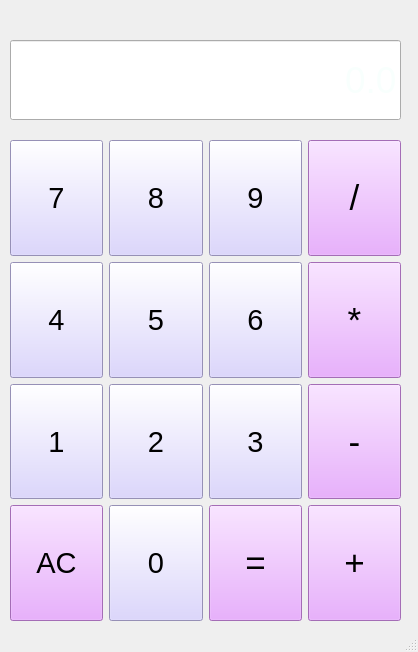
<?xml version="1.0" encoding="UTF-8"?>
<ui version="4.0">
 <class>Calculator</class>
 <widget class="QMainWindow" name="Calculator">
  <property name="geometry">
   <rect>
    <x>0</x>
    <y>0</y>
    <width>418</width>
    <height>652</height>
   </rect>
  </property>
  <property name="windowTitle">
   <string>Edu-Hive</string>
  </property>
  <property name="windowIcon">
   <iconset resource="Resource.qrc">
    <normaloff>:/image/Application_Icon_48.png</normaloff>:/image/Application_Icon_48.png</iconset>
  </property>
  <property name="styleSheet">
   <string notr="true">background-image:url(:/image/depositphotos_4288199-stock-photo-modern-studio-background.jpg);
color:rgb(248, 255, 253);</string>
  </property>
  <widget class="QWidget" name="centralwidget">
   <widget class="QWidget" name="gridLayoutWidget">
    <property name="geometry">
     <rect>
      <x>10</x>
      <y>140</y>
      <width>391</width>
      <height>481</height>
     </rect>
    </property>
    <property name="font">
     <font>
      <pointsize>18</pointsize>
     </font>
    </property>
    <layout class="QGridLayout" name="gridLayout">
     <item row="2" column="0">
      <widget class="QPushButton" name="btn1">
       <property name="sizePolicy">
        <sizepolicy hsizetype="Preferred" vsizetype="Preferred">
         <horstretch>0</horstretch>
         <verstretch>0</verstretch>
        </sizepolicy>
       </property>
       <property name="font">
        <font>
         <pointsize>22</pointsize>
        </font>
       </property>
       <property name="cursor">
        <cursorShape>PointingHandCursor</cursorShape>
       </property>
       <property name="autoFillBackground">
        <bool>false</bool>
       </property>
       <property name="styleSheet">
        <string notr="true">QPushButton{
background:rgb(210, 202, 255);
color:rgb(0, 0, 0);}
QPushButton:pressed{
background:rgb(218, 194, 255);
border:1px solid gray;
padding:5px;
}</string>
       </property>
       <property name="text">
        <string>1</string>
       </property>
      </widget>
     </item>
     <item row="0" column="1">
      <widget class="QPushButton" name="btn8">
       <property name="sizePolicy">
        <sizepolicy hsizetype="Preferred" vsizetype="Preferred">
         <horstretch>0</horstretch>
         <verstretch>0</verstretch>
        </sizepolicy>
       </property>
       <property name="font">
        <font>
         <pointsize>22</pointsize>
        </font>
       </property>
       <property name="cursor">
        <cursorShape>PointingHandCursor</cursorShape>
       </property>
       <property name="autoFillBackground">
        <bool>false</bool>
       </property>
       <property name="styleSheet">
        <string notr="true">QPushButton{
background:rgb(210, 202, 255);
color:rgb(0, 0, 0);}
QPushButton:pressed{
background:rgb(218, 194, 255);
border:1px solid gray;
padding:5px;
}</string>
       </property>
       <property name="text">
        <string>8</string>
       </property>
      </widget>
     </item>
     <item row="3" column="3">
      <widget class="QPushButton" name="btnadd">
       <property name="sizePolicy">
        <sizepolicy hsizetype="Preferred" vsizetype="Preferred">
         <horstretch>0</horstretch>
         <verstretch>0</verstretch>
        </sizepolicy>
       </property>
       <property name="font">
        <font>
         <pointsize>26</pointsize>
        </font>
       </property>
       <property name="cursor">
        <cursorShape>PointingHandCursor</cursorShape>
       </property>
       <property name="autoFillBackground">
        <bool>false</bool>
       </property>
       <property name="styleSheet">
        <string notr="true">QPushButton{
background:rgb(229, 152, 255);
color:rgb(0, 0, 0);}
QPushButton:pressed{
background:rgb(218, 194, 255);
border:1px solid gray;
padding:5px;
}</string>
       </property>
       <property name="text">
        <string>+</string>
       </property>
      </widget>
     </item>
     <item row="1" column="1">
      <widget class="QPushButton" name="btn5">
       <property name="sizePolicy">
        <sizepolicy hsizetype="Preferred" vsizetype="Preferred">
         <horstretch>0</horstretch>
         <verstretch>0</verstretch>
        </sizepolicy>
       </property>
       <property name="font">
        <font>
         <pointsize>22</pointsize>
        </font>
       </property>
       <property name="cursor">
        <cursorShape>PointingHandCursor</cursorShape>
       </property>
       <property name="autoFillBackground">
        <bool>false</bool>
       </property>
       <property name="styleSheet">
        <string notr="true">QPushButton{
background:rgb(210, 202, 255);
color:rgb(0, 0, 0);}
QPushButton:pressed{
background:rgb(218, 194, 255);
border:1px solid gray;
padding:5px;
}</string>
       </property>
       <property name="text">
        <string>5</string>
       </property>
      </widget>
     </item>
     <item row="1" column="3">
      <widget class="QPushButton" name="btnmul">
       <property name="sizePolicy">
        <sizepolicy hsizetype="Preferred" vsizetype="Preferred">
         <horstretch>0</horstretch>
         <verstretch>0</verstretch>
        </sizepolicy>
       </property>
       <property name="font">
        <font>
         <pointsize>26</pointsize>
        </font>
       </property>
       <property name="cursor">
        <cursorShape>PointingHandCursor</cursorShape>
       </property>
       <property name="autoFillBackground">
        <bool>false</bool>
       </property>
       <property name="styleSheet">
        <string notr="true">QPushButton{
background:rgb(229, 152, 255);
color:rgb(0, 0, 0);}
QPushButton:pressed{
background:rgb(218, 194, 255);
border:1px solid gray;
padding:5px;
}</string>
       </property>
       <property name="text">
        <string>*</string>
       </property>
      </widget>
     </item>
     <item row="3" column="0">
      <widget class="QPushButton" name="btnclear">
       <property name="sizePolicy">
        <sizepolicy hsizetype="Preferred" vsizetype="Preferred">
         <horstretch>0</horstretch>
         <verstretch>0</verstretch>
        </sizepolicy>
       </property>
       <property name="font">
        <font>
         <pointsize>22</pointsize>
        </font>
       </property>
       <property name="cursor">
        <cursorShape>PointingHandCursor</cursorShape>
       </property>
       <property name="autoFillBackground">
        <bool>false</bool>
       </property>
       <property name="styleSheet">
        <string notr="true">QPushButton{
background:rgb(229, 152, 255);
color:rgb(0, 0, 0);}
QPushButton:pressed{
background:rgb(218, 194, 255);
border:1px solid gray;
padding:5px;
}</string>
       </property>
       <property name="text">
        <string>AC</string>
       </property>
      </widget>
     </item>
     <item row="2" column="3">
      <widget class="QPushButton" name="btnsub">
       <property name="sizePolicy">
        <sizepolicy hsizetype="Preferred" vsizetype="Preferred">
         <horstretch>0</horstretch>
         <verstretch>0</verstretch>
        </sizepolicy>
       </property>
       <property name="font">
        <font>
         <pointsize>26</pointsize>
        </font>
       </property>
       <property name="cursor">
        <cursorShape>PointingHandCursor</cursorShape>
       </property>
       <property name="autoFillBackground">
        <bool>false</bool>
       </property>
       <property name="styleSheet">
        <string notr="true">QPushButton{
background:rgb(229, 152, 255);
color:rgb(0, 0, 0);}
QPushButton:pressed{
background:rgb(218, 194, 255);
border:1px solid gray;
padding:5px;
}</string>
       </property>
       <property name="text">
        <string>-</string>
       </property>
      </widget>
     </item>
     <item row="3" column="1">
      <widget class="QPushButton" name="btn0">
       <property name="sizePolicy">
        <sizepolicy hsizetype="Preferred" vsizetype="Preferred">
         <horstretch>0</horstretch>
         <verstretch>0</verstretch>
        </sizepolicy>
       </property>
       <property name="font">
        <font>
         <pointsize>22</pointsize>
        </font>
       </property>
       <property name="cursor">
        <cursorShape>PointingHandCursor</cursorShape>
       </property>
       <property name="autoFillBackground">
        <bool>false</bool>
       </property>
       <property name="styleSheet">
        <string notr="true">QPushButton{
background:rgb(210, 202, 255);
color:rgb(0, 0, 0);}
QPushButton:pressed{
background:rgb(218, 194, 255);
border:1px solid gray;
padding:5px;
}</string>
       </property>
       <property name="text">
        <string>0</string>
       </property>
      </widget>
     </item>
     <item row="0" column="3">
      <widget class="QPushButton" name="btndiv">
       <property name="sizePolicy">
        <sizepolicy hsizetype="Preferred" vsizetype="Preferred">
         <horstretch>0</horstretch>
         <verstretch>0</verstretch>
        </sizepolicy>
       </property>
       <property name="font">
        <font>
         <pointsize>26</pointsize>
        </font>
       </property>
       <property name="cursor">
        <cursorShape>PointingHandCursor</cursorShape>
       </property>
       <property name="autoFillBackground">
        <bool>false</bool>
       </property>
       <property name="styleSheet">
        <string notr="true">QPushButton{
background:rgb(229, 152, 255);
color:rgb(0, 0, 0);}
QPushButton:pressed{
background:rgb(218, 194, 255);
border:1px solid gray;
padding:5px;
}</string>
       </property>
       <property name="text">
        <string>/</string>
       </property>
      </widget>
     </item>
     <item row="0" column="2">
      <widget class="QPushButton" name="btn9">
       <property name="sizePolicy">
        <sizepolicy hsizetype="Preferred" vsizetype="Preferred">
         <horstretch>0</horstretch>
         <verstretch>0</verstretch>
        </sizepolicy>
       </property>
       <property name="font">
        <font>
         <pointsize>22</pointsize>
        </font>
       </property>
       <property name="cursor">
        <cursorShape>PointingHandCursor</cursorShape>
       </property>
       <property name="autoFillBackground">
        <bool>false</bool>
       </property>
       <property name="styleSheet">
        <string notr="true">QPushButton{
background:rgb(210, 202, 255);
color:rgb(0, 0, 0);}
QPushButton:pressed{
background:rgb(218, 194, 255);
border:1px solid gray;
padding:5px;
}</string>
       </property>
       <property name="text">
        <string>9</string>
       </property>
      </widget>
     </item>
     <item row="2" column="2">
      <widget class="QPushButton" name="btn3">
       <property name="sizePolicy">
        <sizepolicy hsizetype="Preferred" vsizetype="Preferred">
         <horstretch>0</horstretch>
         <verstretch>0</verstretch>
        </sizepolicy>
       </property>
       <property name="font">
        <font>
         <pointsize>22</pointsize>
        </font>
       </property>
       <property name="cursor">
        <cursorShape>PointingHandCursor</cursorShape>
       </property>
       <property name="autoFillBackground">
        <bool>false</bool>
       </property>
       <property name="styleSheet">
        <string notr="true">QPushButton{
background:rgb(210, 202, 255);
color:rgb(0, 0, 0);}
QPushButton:pressed{
background:rgb(218, 194, 255);
border:1px solid gray;
padding:5px;
}</string>
       </property>
       <property name="text">
        <string>3</string>
       </property>
      </widget>
     </item>
     <item row="1" column="0">
      <widget class="QPushButton" name="btn4">
       <property name="sizePolicy">
        <sizepolicy hsizetype="Preferred" vsizetype="Preferred">
         <horstretch>0</horstretch>
         <verstretch>0</verstretch>
        </sizepolicy>
       </property>
       <property name="font">
        <font>
         <pointsize>22</pointsize>
        </font>
       </property>
       <property name="cursor">
        <cursorShape>PointingHandCursor</cursorShape>
       </property>
       <property name="autoFillBackground">
        <bool>false</bool>
       </property>
       <property name="styleSheet">
        <string notr="true">QPushButton{
background:rgb(210, 202, 255);
color:rgb(0, 0, 0);}
QPushButton:pressed{
background:rgb(218, 194, 255);
border:1px solid gray;
padding:5px;
}</string>
       </property>
       <property name="text">
        <string>4</string>
       </property>
      </widget>
     </item>
     <item row="1" column="2">
      <widget class="QPushButton" name="btn6">
       <property name="sizePolicy">
        <sizepolicy hsizetype="Preferred" vsizetype="Preferred">
         <horstretch>0</horstretch>
         <verstretch>0</verstretch>
        </sizepolicy>
       </property>
       <property name="font">
        <font>
         <pointsize>22</pointsize>
        </font>
       </property>
       <property name="cursor">
        <cursorShape>PointingHandCursor</cursorShape>
       </property>
       <property name="autoFillBackground">
        <bool>false</bool>
       </property>
       <property name="styleSheet">
        <string notr="true">QPushButton{
background:rgb(210, 202, 255);
color:rgb(0, 0, 0);}
QPushButton:pressed{
background:rgb(218, 194, 255);
border:1px solid gray;
padding:5px;
}</string>
       </property>
       <property name="text">
        <string>6</string>
       </property>
      </widget>
     </item>
     <item row="3" column="2">
      <widget class="QPushButton" name="equal">
       <property name="sizePolicy">
        <sizepolicy hsizetype="Preferred" vsizetype="Preferred">
         <horstretch>0</horstretch>
         <verstretch>0</verstretch>
        </sizepolicy>
       </property>
       <property name="font">
        <font>
         <pointsize>26</pointsize>
        </font>
       </property>
       <property name="cursor">
        <cursorShape>PointingHandCursor</cursorShape>
       </property>
       <property name="autoFillBackground">
        <bool>false</bool>
       </property>
       <property name="styleSheet">
        <string notr="true">QPushButton{
background:rgb(229, 152, 255);
color:rgb(0, 0, 0);}
QPushButton:pressed{
background:rgb(218, 194, 255);
border:1px solid gray;
padding:5px;
}</string>
       </property>
       <property name="text">
        <string>=</string>
       </property>
      </widget>
     </item>
     <item row="0" column="0">
      <widget class="QPushButton" name="btn7">
       <property name="sizePolicy">
        <sizepolicy hsizetype="Preferred" vsizetype="Preferred">
         <horstretch>0</horstretch>
         <verstretch>0</verstretch>
        </sizepolicy>
       </property>
       <property name="font">
        <font>
         <pointsize>22</pointsize>
        </font>
       </property>
       <property name="cursor">
        <cursorShape>PointingHandCursor</cursorShape>
       </property>
       <property name="autoFillBackground">
        <bool>false</bool>
       </property>
       <property name="styleSheet">
        <string notr="true">QPushButton{
background:rgb(210, 202, 255);
color:rgb(0, 0, 0);}
QPushButton:pressed{
background:rgb(218, 194, 255);
border:1px solid gray;
padding:5px;
}</string>
       </property>
       <property name="text">
        <string>7</string>
       </property>
      </widget>
     </item>
     <item row="2" column="1">
      <widget class="QPushButton" name="btn2">
       <property name="sizePolicy">
        <sizepolicy hsizetype="Preferred" vsizetype="Preferred">
         <horstretch>0</horstretch>
         <verstretch>0</verstretch>
        </sizepolicy>
       </property>
       <property name="font">
        <font>
         <pointsize>22</pointsize>
        </font>
       </property>
       <property name="cursor">
        <cursorShape>PointingHandCursor</cursorShape>
       </property>
       <property name="autoFillBackground">
        <bool>false</bool>
       </property>
       <property name="styleSheet">
        <string notr="true">QPushButton{
background:rgb(210, 202, 255);
color:rgb(0, 0, 0);}
QPushButton:pressed{
background:rgb(218, 194, 255);
border:1px solid gray;
padding:5px;
}</string>
       </property>
       <property name="text">
        <string>2</string>
       </property>
      </widget>
     </item>
    </layout>
   </widget>
   <widget class="QWidget" name="verticalLayoutWidget">
    <property name="geometry">
     <rect>
      <x>10</x>
      <y>40</y>
      <width>391</width>
      <height>80</height>
     </rect>
    </property>
    <layout class="QVBoxLayout" name="verticalLayout">
     <item>
      <widget class="QLineEdit" name="display">
       <property name="sizePolicy">
        <sizepolicy hsizetype="Preferred" vsizetype="Expanding">
         <horstretch>0</horstretch>
         <verstretch>0</verstretch>
        </sizepolicy>
       </property>
       <property name="font">
        <font>
         <pointsize>28</pointsize>
        </font>
       </property>
       <property name="styleSheet">
        <string notr="true">QPushButton{
background:rgb(187, 196, 255)
}
color:rgb(248, 255, 253);</string>
       </property>
       <property name="text">
        <string>0.0</string>
       </property>
       <property name="alignment">
        <set>Qt::AlignRight|Qt::AlignTrailing|Qt::AlignVCenter</set>
       </property>
      </widget>
     </item>
    </layout>
   </widget>
  </widget>
  <widget class="QStatusBar" name="statusbar"/>
 </widget>
 <resources>
  <include location="Resource.qrc"/>
 </resources>
 <connections/>
</ui>
